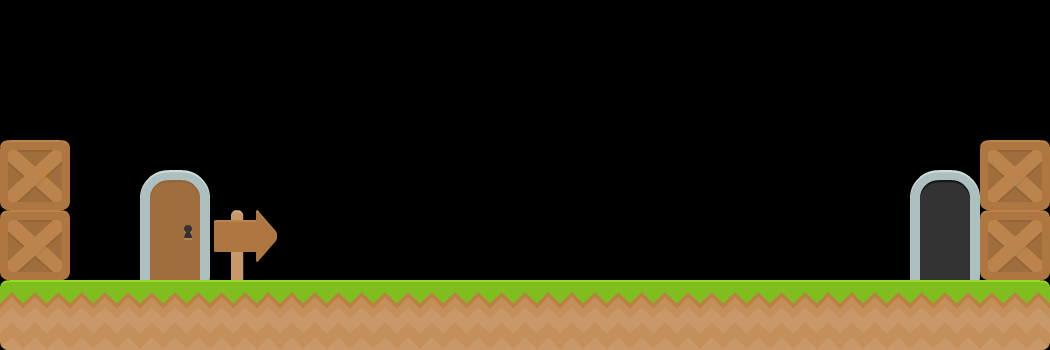

A level layout from a 2D game, rendered from its tile map. Below: a short description, then the map file with tile-grid data replaced by summaries:
An orthogonal 15x5 tile map with 70x70 px tiles, 2 tile layers (Tile Layer 2, Tile Layer 1) and 8 objects (player, exit).

<map version="1.0" tiledversion="1.1.6" orientation="orthogonal" renderorder="right-down" width="15" height="5" tilewidth="70" tileheight="70" infinite="0" nextobjectid="26">
 <tileset firstgid="1" source="kenney_complete_base_tiles_spritesheet.tsx" />
 <layer name="Tile Layer 2" width="15" height="5">
  <data>[75 cells, 1 non-empty, 1 distinct tile ids]</data>
 </layer>
 <layer name="Tile Layer 1" width="15" height="5">
  <data>[75 cells, 23 non-empty, 8 distinct tile ids]</data>
 </layer>
 <objectgroup name="triggers">
  <object id="1" name="player" x="140" y="210" width="70" height="70">
   <properties>
    <property name="player" type="bool" value="true" />
   </properties>
  </object>
  <object id="2" name="exit" x="910" y="210" width="70" height="70">
   <properties>
    <property name="exit" type="bool" value="true" />
   </properties>
  </object>
  <object id="5" x="0" y="280" width="1050" height="70">
   <properties>
    <property name="blockers" value="blrt" />
   </properties>
  </object>
  <object id="9" x="0" y="140" width="70" height="140">
   <properties>
    <property name="blockers" value="blrt" />
   </properties>
  </object>
  <object id="10" x="980" y="140" width="70" height="140">
   <properties>
    <property name="blockers" value="blrt" />
   </properties>
  </object>
  <object id="21" x="560" y="210" width="70" height="70">
   <properties>
    <property name="enemy" value="darren" />
   </properties>
  </object>
  <object id="23" x="70" y="210" width="70" height="70">
   <properties>
    <property name="reverse" type="bool" value="true" />
   </properties>
  </object>
  <object id="25" x="840" y="210" width="70" height="70">
   <properties>
    <property name="reverse" type="bool" value="true" />
   </properties>
  </object>
 </objectgroup>
</map>
